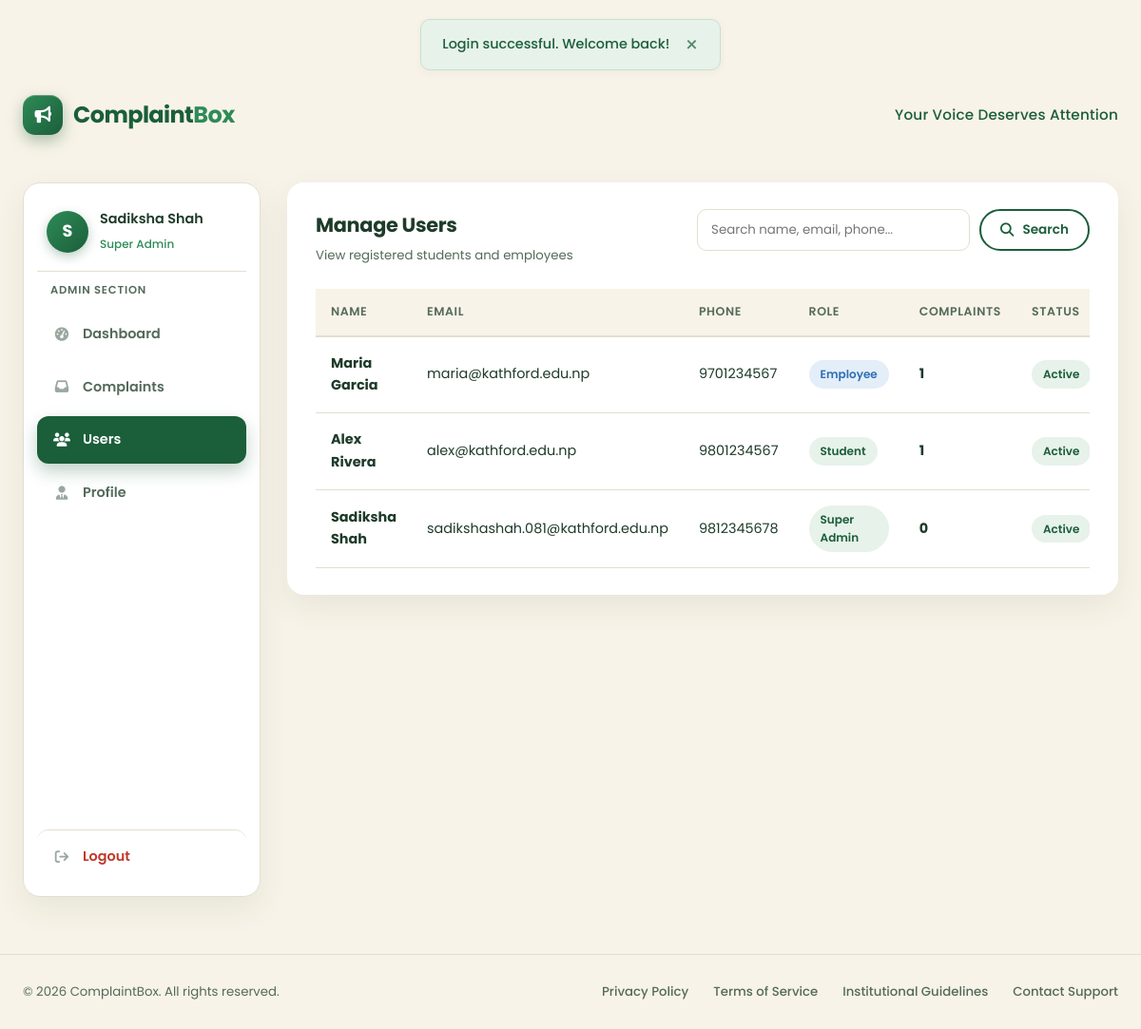
The page /admin/users.php (signed in) on the database its author committed.
### tables this page shows
CREATE TABLE IF NOT EXISTS users (
  id         INT UNSIGNED AUTO_INCREMENT PRIMARY KEY,
  full_name  VARCHAR(120) NOT NULL,
  email      VARCHAR(120) NOT NULL UNIQUE,
  password   VARCHAR(255) NOT NULL,
  phone      VARCHAR(15)  NOT NULL,
  role       ENUM('super_admin','admin','employee','student') NOT NULL DEFAULT 'student',
  status     ENUM('active','inactive') NOT NULL DEFAULT 'active',
  created_at TIMESTAMP DEFAULT CURRENT_TIMESTAMP,
  updated_at TIMESTAMP DEFAULT CURRENT_TIMESTAMP ON UPDATE CURRENT_TIMESTAMP,

  INDEX idx_user_email (email),
  INDEX idx_user_role  (role),
  INDEX idx_user_status(status)
);

### database/database.php (called while the page is built, shortened)
<?php
function db(): PDO
{
    static $pdo = null;
    if ($pdo === null) {
        $dsn = 'mysql:host=' . DB_HOST . ';dbname=' . DB_NAME . ';charset=' . DB_CHARSET;
        $options = [
            PDO::ATTR_ERRMODE            => PDO::ERRMODE_EXCEPTION,
            PDO::ATTR_DEFAULT_FETCH_MODE => PDO::FETCH_ASSOC,
            PDO::ATTR_EMULATE_PREPARES   => false,
        ];
        try {
            $pdo = new PDO($dsn, DB_USER, DB_PASS, $options);
        } catch (PDOException $e) {
            http_response_code(500);
            echo 'Database connection failed. Please check config/database.php and confirm MySQL is running.';
            exit;
        }
    }
    return $pdo;
}

### includes/admin_auth.php (called while the page is built, shortened)
<?php
require_once __DIR__ . '/functions.php';
$stmt = db()->prepare(
    "SELECT id, full_name, email, password, phone, role, status, created_at
     FROM users WHERE id = :id LIMIT 1"
);
$stmt->execute([':id' => $_SESSION['user_id']]);
$current_user = $stmt->fetch();

### includes/functions.php (called while the page is built, shortened)
<?php
require_once __DIR__ . '/../database/database.php';
function e(?string $value): string
{
    return htmlspecialchars((string) $value, ENT_QUOTES, 'UTF-8');
}
function role_label(string $role): string
{
    return match ($role) {
        'super_admin' => 'Super Admin',
        'admin'       => 'Administrator',
        'employee'    => 'Employee',
        default       => 'Student',
    };
}

### admin/users.php (the view, shortened to what this page needs)
<?php
$active = 'users';
require_once __DIR__ . '/../includes/admin_auth.php';
$db = db();
$search = trim($_GET['search'] ?? '');
$sql = "SELECT u.id, u.full_name, u.email, u.phone, u.role, u.status, u.created_at,
               (SELECT COUNT(*) FROM complaints c WHERE c.user_id = u.id) AS complaint_count
        FROM users u
        WHERE 1=1";
$params = [];
$sql .= " ORDER BY u.created_at DESC, u.id DESC";
$stmt = $db->prepare($sql);
$stmt->execute($params);
$users = $stmt->fetchAll();
include __DIR__ . '/../includes/header.php';
?>
<div class="container dash-layout">
  <?php include __DIR__ . '/../includes/admin_sidebar.php'; ?>
  <main class="dash-main">
    <div class="card">
      <div class="card-head">
        <div>
          <h2>Manage Users</h2>
          <p>View registered students and employees</p>
        </div>
        <form action="users.php" method="GET" class="toolbar" style="display:flex; gap:10px; flex-wrap:wrap;">
          <input
            type="text"
            name="search"
            value="<?php echo e($search); ?>"
            placeholder="Search name, email, phone..."
            style="width:auto; min-width:220px; height:44px; padding:0 14px; border:1.5px solid var(--border); border-radius:10px;"
          />
          <button type="submit" class="btn btn-outline btn-sm">
            <i class="fa-solid fa-magnifying-glass"></i> Search
          </button>
        </form>
      </div>
      <div class="table-wrap">
        <?php if (empty($users)): ?>
          <div class="empty-state">
            <i class="fa-regular fa-user"></i>
            <p>No users found.</p>
          </div>
        <?php else: ?>
          <table class="data-table">
            <thead>
              <tr>
                <th>Name</th>
                <th>Email</th>
                <th>Phone</th>
                <th>Role</th>
                <th>Complaints</th>
                <th>Status</th>
              </tr>
            </thead>
            <tbody>
              <?php foreach ($users as $u): ?>
              <tr>
                <td><strong><?php echo e($u['full_name']); ?></strong></td>
                <td><?php echo e($u['email']); ?></td>
                <td><?php echo e($u['phone']); ?></td>
                <td>
                  <span class="role-badge <?php echo $u['role'] === 'admin' ? 'role-admin' : ($u['role'] === 'employee' ? 'role-employee' : 'role-student'); ?>">
                    <?php echo e(role_label($u['role'])); ?>
                  </span>
                </td>
                <td><strong><?php echo $u['complaint_count']; ?></strong></td>
                <td>
                  <span class="account-badge <?php echo $u['status'] === 'active' ? 'account-active' : 'account-inactive'; ?>">
                    <?php echo e(ucfirst($u['status'])); ?>
                  </span>
                </td>
              </tr>
              <?php endforeach; ?>
            </tbody>
          </table>
        <?php endif; ?>
      </div>
    </div>
  </main>
</div>
<?php include __DIR__ . '/../includes/footer.php'; ?>

### includes/admin_sidebar.php (shortened to what this page needs)
<?php
$active = $active ?? '';
$role   = $current_user['role'] ?? 'admin';
?>
<aside class="sidebar">
  <div class="sidebar-user">
    <span class="sidebar-avatar"><?php echo e(strtoupper(substr($current_user['full_name'], 0, 1))); ?></span>
    <span class="sidebar-user-info">
      <strong><?php echo e($current_user['full_name']); ?></strong>
      <small><?php echo e(role_label($role)); ?></small>
    </span>
  </div>
  <p class="sidebar-label">Admin Section</p>
  <nav class="sidebar-menu" aria-label="Admin navigation">
    <a href="dashboard.php" class="menu-item <?php echo $active === 'dashboard' ? 'active' : ''; ?>">
      <i class="fa-solid fa-gauge-high"></i> Dashboard
    </a>
    <a href="complaints.php" class="menu-item <?php echo $active === 'complaints' ? 'active' : ''; ?>">
      <i class="fa-solid fa-inbox"></i> Complaints
    </a>
    <a href="users.php" class="menu-item <?php echo $active === 'users' ? 'active' : ''; ?>">
      <i class="fa-solid fa-users"></i> Users
    </a>
    <a href="profile.php" class="menu-item <?php echo $active === 'profile' ? 'active' : ''; ?>">
      <i class="fa-solid fa-user-tie"></i> Profile
    </a>
    <a href="../logout.php" class="menu-item menu-item--logout">
      <i class="fa-solid fa-arrow-right-from-bracket"></i> Logout
    </a>
  </nav>
</aside>

### rows shown on the page
users: full_name "S", full_name "Sadiksha Shah", role "Super Admin", email "sadikshashah.081@kathford.edu.np", phone "9812345678", complaint_count "0", status "Active"
users: full_name "Maria Garcia", email "maria@kathford.edu.np", phone "9701234567", role "Employee", complaint_count "1", status "Active"
users: full_name "Alex Rivera", email "alex@kathford.edu.np", phone "9801234567", role "Student", complaint_count "1", status "Active"

### other values the page prints
$flash['message'] "Login successful. Welcome back!"
